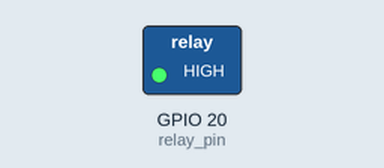
Bench run of a program on a simulated Raspberry Pi (BCM pin numbers). Parts: switched loads named in the program (green lamp = pin HIGH).

Above: at 0.1 s.
Timing chart, 0 to 1.6 s (numbered marks = the images above):
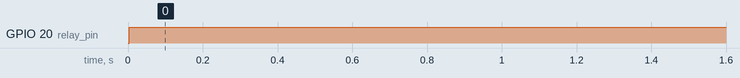

Measured:
- by itself, GPIO 20 (relay_pin): LOW → HIGH at 0.00 s

The program:

solenoiddor.py
```python
import pigpio
import time

# Mendefinisikan pin GPIO untuk relay
relay_pin = 20

# Menghubungkan ke daemon pigpio
pi = pigpio.pi()

# Memastikan pigpio berhasil terhubung
if not pi.connected:
    exit()

# Mengatur relay_pin sebagai output
pi.set_mode(relay_pin, pigpio.OUTPUT)

def unlock_solenoid():
    """Mematikan solenoid (mengunci kembali)"""
    pi.write(relay_pin, 0)
    #print("Lepas")

def lock_solenoid():
    """Mengaktifkan solenoid (membuka kunci)"""
    pi.write(relay_pin, 1)
    #print("Mengunci")

def main():
    try:
        # Pastikan solenoid dalam kondisi lepas saat pertama kali dijalankan
        unlock_solenoid()

        while True:
            lock_solenoid()
            # time.sleep(3)  # Solenoid aktif selama 3 detik
            # unlock_solenoid()
            # time.sleep(3)
    except KeyboardInterrupt:
        # Membersihkan pengaturan GPIO sebelum keluar
        pi.stop()

if __name__ == "__main__":
    main()
```
